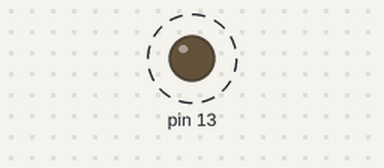
A program run on a simulated Arduino Uno, built with avr-gcc and run on an emulated ATmega328P. Parts: output pins drawn as LEDs (lit = HIGH). Dashed ring = blinking.

Above: at 0.5 s.
Timing chart, 0 to 4.6 s (numbered marks = the images above):
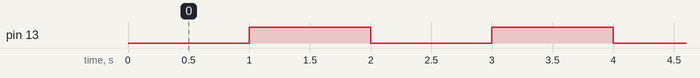

Measured:
- by itself, pin 13: alternates HIGH for 1.0 s and LOW for 1.0 s

The program:

main.cpp
```cpp
#include <Arduino.h>
//#include "lcd_menu.cpp"

void setup(){
    pinMode(13,OUTPUT);
    byte ttt = 90;
}

void loop(){
    digitalWrite(13,0);
    delay(1000);
    digitalWrite(13,1);
    delay(1000);
}
```

lcd_menu.cpp
```cpp
#include <Arduino.h>
/*
example:

                                              ------------------------------------(d)===[g_id2] [id0]
                                            /
      ------------------------------------(b)==[g_id1] [id0]
    /                                       \
   /                                          ------------------------------------(e)===[g_id2] [id1]
 (a)==[g_id0] [id0]
   \                                          ------------------------------------(f)===[g_id3] [id0]
    \                                       /
      ------------------------------------(c)==[g_id0] [member_id1]
                                            \
                                              ------------------------------------(g)===[g_id3] [id1]

*/

class lcd_menu{
    public:
        void init();
        byte add(byte t_gid, byte t_id, char t_title[16], bool t_selectable);
        byte link(byte src_gid, byte src_id, byte dst_gid);
        byte remove(byte t_git, byte t_id);
        void onSelectFunction(byte t_gid, byte t_id);
        void rollup();
        void rolldown();

    private:
        //define data struct
        typedef struct data{
          char *title;
          byte gid;
          byte id;
          bool selectable;
          data *parent_group;
          data *sub_group;
          data *next_member;
        }menu_data;

        //define group struct
        typedef struct group_index{
          byte gid;
          data *group_addr;
          group_index *next_group;
        }menu_group_index;
        menu_group_index *group_index_head;

        //update lcd screen
        void updateLCD();

        //check group available
        bool group_available(byte t_gid);

        //get group addr
        menu_data *get_group_addr(byte t_gid){
          menu_group_index *group_index_now;
          group_index_now = group_index_head;
          while(group_index_now -> gid != t_gid){
            group_index_now = group_index_now -> next_group;
          }
          return group_index_now -> group_addr;
        };

        //get group index addr
        menu_group_index *get_group_index_addr(byte t_gid){
          menu_group_index *group_index_now;
          group_index_now = group_index_head;
          while(group_index_now -> gid != t_gid){
            group_index_now = group_index_now -> next_group;
          }
          return group_index_now;
        };

};


bool lcd_menu::group_available(byte t_gid){
  menu_group_index *group_index_now;
  group_index_now = group_index_head;
  while(group_index_now -> next_group != NULL){
    //if group available return 1
    if(group_index_now -> gid == t_gid){
      return 1;
    }
    group_index_now = group_index_now -> next_group;
  }
  //if group not available return 0
  return 0;
}

void lcd_menu::init(){
  //init group_index_head
  group_index_head = (menu_group_index *)malloc(sizeof(menu_group_index));
  group_index_head -> gid = 0;
  group_index_head -> group_addr = NULL;
  group_index_head -> next_group = NULL;
}

byte lcd_menu::add(byte t_gid, byte t_id, char t_title[16], bool t_selectable){
  menu_data *data_pre,*data_now;
  menu_group_index *group_index_pre, *group_index_now;

  if(group_available(t_gid)){
    data_pre = get_group_addr(t_gid);
    data_now = data_pre;

    //loop until data_now -> id >= t_id or data_now is end
    while(data_now -> id < t_id){
      if(data_now -> next_member != NULL){
        data_pre = data_now;
        data_now = data_now -> next_member;
      }else{
        break;
      }
    }
    //insert between two element(data_now -> id >= t_id)
    if(data_now -> next_member != NULL){
      data_now = (menu_data *)malloc(sizeof(menu_data));
      data_now -> next_member = data_pre -> next_member;
      data_pre -> next_member = data_now;
      data_now -> title = t_title;
      data_now -> gid = t_gid;
      data_now -> id = t_id;
      data_now -> selectable = t_selectable;

    //insert at end
    }else if(data_now -> id < t_id){
      data_pre =data_now;
      data_pre = (menu_data *)malloc(sizeof(menu_data));
      data_pre -> next_member = data_now;
      group_index_now = get_group_index_addr(t_gid);
      group_index_now -> group_addr = data_pre;
      data_pre -> title = t_title;
      data_pre -> gid = t_gid;
      data_pre -> id = t_id;
      data_pre -> selectable = t_selectable;
    }
  }

  return 0;
}
```
